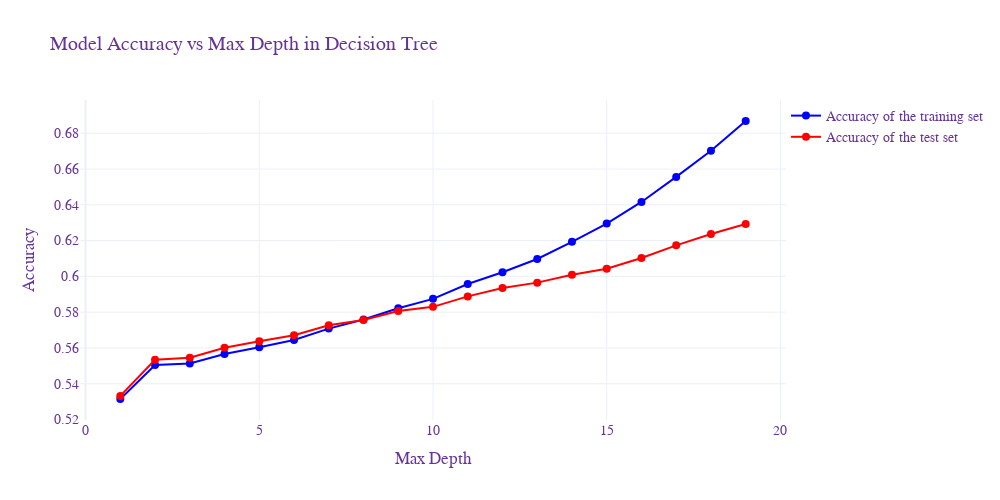

Notebook cell for this chart:
### Code cell
# Assuming 'max_dep', 'training_accuracy', and 'test_accuracy' are already defined and populated
# Create the interactive line chart
fig = go.Figure()

fig.add_trace(go.Scatter(
    x=list(max_depth),
    y=training_accuracy_dt,
    mode='lines+markers',
    name='Accuracy of the training set',
    line=dict(color='blue', width=2),
    marker=dict(size=8, symbol='circle', color='blue'),
    hovertemplate='Max Depth: %{x}<br>Training Accuracy: %{y:.2f}'
))

fig.add_trace(go.Scatter(
    x=list(max_depth),
    y=test_accuracy_dt,
    mode='lines+markers',
    name='Accuracy of the test set',
    line=dict(color='red', width=2),
    marker=dict(size=8, symbol='circle', color='red'),
    hovertemplate='Max Depth: %{x}<br>Test Accuracy: %{y:.2f}'
))

fig.update_layout(
    title='Model Accuracy vs Max Depth in Decision Tree',
    xaxis_title='Max Depth',
    yaxis_title='Accuracy',
    legend=dict(
        x=1,
        y=1,
        bgcolor='rgba(255, 255, 255, 0)',
        bordercolor='rgba(255, 255, 255, 0)'
    ),
    template='plotly_white',
    font=dict(
        family="Arial, monospace",
        size=14,
        color="RebeccaPurple"
    ),
    hovermode='x unified',
    width=1000,
    height=500
)

# Show the interactive plot
fig.show()

### Figure 1 — Plotly figure (JSON) as saved in the notebook; plotly's stock layout.template omitted (floating-point values rounded to 4 significant figures)
{"data": [{"hovertemplate": "Max Depth: %{x}<br>Training Accuracy: %{y:.2f}", "line": {"color": "blue", "width": 2}, "marker": {"color": "blue", "size": 8, "symbol": "circle"}, "mode": "lines+markers", "name": "Accuracy of the training set", "type": "scatter", "x": [1, 2, 3, 4, 5, 6, 7, 8, 9, 10, 11, 12, 13, 14, 15, 16, 17, 18, 19], "y": [0.5315, 0.5504, 0.5513, 0.5567, 0.5604, 0.5645, 0.5708, 0.5759, 0.5822, 0.5874, 0.5957, 0.6023, 0.6097, 0.6193, 0.6295, 0.6416, 0.6556, 0.6702, 0.6868]}, {"hovertemplate": "Max Depth: %{x}<br>Test Accuracy: %{y:.2f}", "line": {"color": "red", "width": 2}, "marker": {"color": "red", "size": 8, "symbol": "circle"}, "mode": "lines+markers", "name": "Accuracy of the test set", "type": "scatter", "x": [1, 2, 3, 4, 5, 6, 7, 8, 9, 10, 11, 12, 13, 14, 15, 16, 17, 18, 19], "y": [0.5332, 0.5534, 0.5546, 0.5601, 0.5637, 0.5671, 0.5727, 0.5756, 0.5807, 0.583, 0.5888, 0.5935, 0.5965, 0.6009, 0.6043, 0.6103, 0.6173, 0.6236, 0.6293]}], "layout": {"font": {"color": "RebeccaPurple", "family": "Arial, monospace", "size": 14}, "height": 500, "hovermode": "x unified", "legend": {"bgcolor": "rgba(255, 255, 255, 0)", "bordercolor": "rgba(255, 255, 255, 0)", "x": 1, "y": 1}, "title": {"text": "Model Accuracy vs Max Depth in Decision Tree"}, "width": 1000, "xaxis": {"title": {"text": "Max Depth"}}, "yaxis": {"title": {"text": "Accuracy"}}}}
